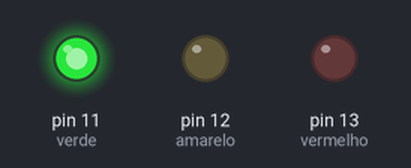
This sketch was run on a simulated Arduino Uno, built with avr-gcc and run on an emulated ATmega328P. On the bench: output pins drawn as LEDs (lit = HIGH).

Above: at 1.5 s.
At 4.0 s:
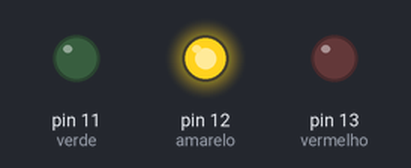
At 7.5 s:
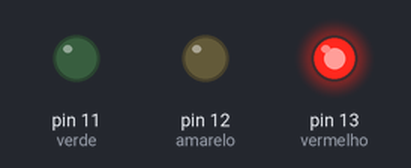
Timing chart, 0 to 13.0 s (numbered marks = the images above):
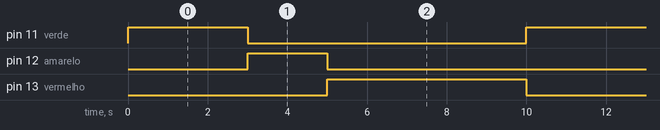

Measured:
- by itself, pin 11 (verde): alternates HIGH for 3.0 s and LOW for 7.0 s
- by itself, pin 12 (amarelo): alternates HIGH for 2.0 s and LOW for 8.0 s
- by itself, pin 13 (vermelho): alternates HIGH for 5.0 s and LOW for 5.0 s

The sketch:

semaforo.ino
```cpp
const int verde = 11;
const int amarelo = 12;
const int vermelho = 13;

void setup() {
  // Configura os pinos dos LEDs como saída
  pinMode(verde, OUTPUT);
  pinMode(amarelo, OUTPUT);
  pinMode(vermelho, OUTPUT);
}

void loop() {
  // Sinal aberto: apaga LED vermelho, acende LED verde
  digitalWrite(verde, HIGH);
  digitalWrite(amarelo, LOW);
  digitalWrite(vermelho, LOW);
  delay(3000);

  // Sinal fechado: apaga LED verde, acende LED amarelo
  digitalWrite(verde, LOW);
  digitalWrite(amarelo, HIGH);
  digitalWrite(vermelho, LOW);
  delay(2000);

  // Sinal fechado: apaga LED amarelo, acende LED vermelho
  digitalWrite(verde, LOW);
  digitalWrite(amarelo, LOW);
  digitalWrite(vermelho, HIGH);
  delay(5000);
}
```
